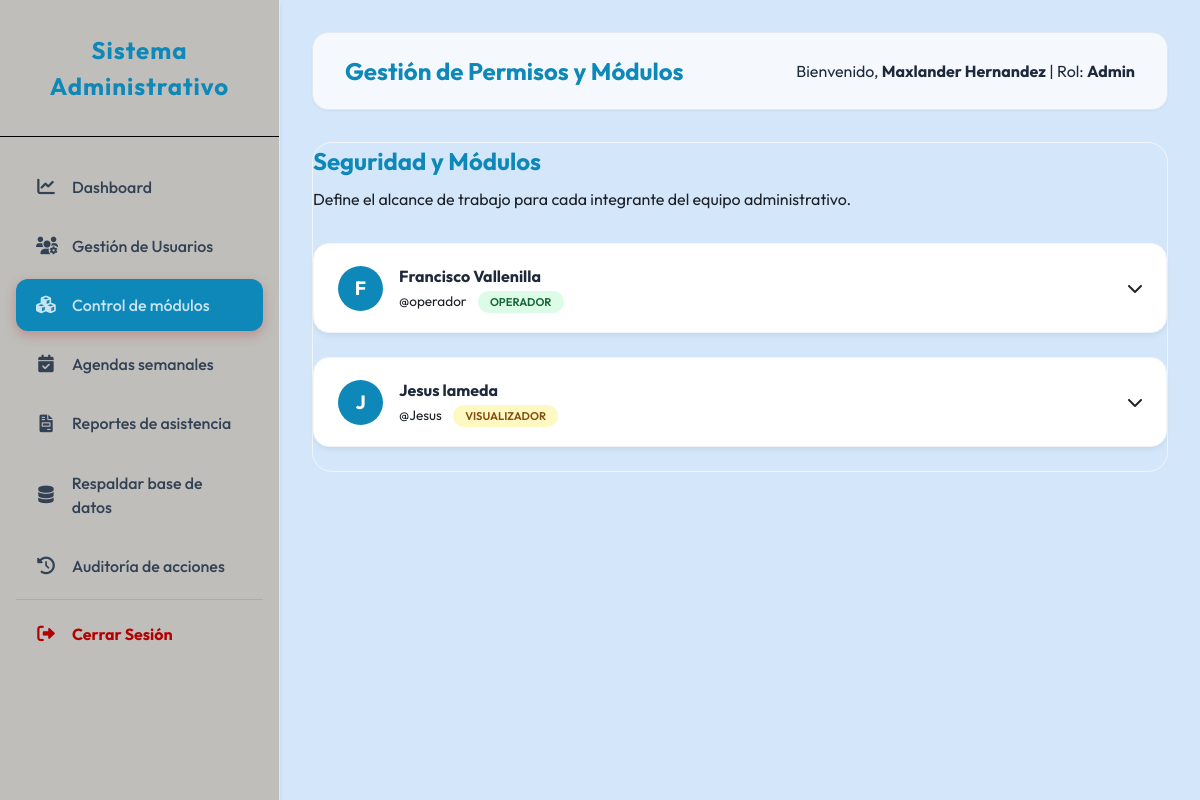
Screenshot of /admin/modulos.php (signed in) with the database file from the repository.
### tables this page shows
CREATE TABLE `usuarios` (
  `ID_USUARIO` int(11) NOT NULL AUTO_INCREMENT,
  `NOMBRE_COMPLETO` varchar(100) NOT NULL,
  `CEDULA` varchar(20) NOT NULL,
  `TELEFONO` varchar(15) NOT NULL,
  `NOMBRE_USUARIO` varchar(50) NOT NULL,
  `CONTRASENA` varchar(255) NOT NULL,
  `NIVEL` enum('admin','operador','visualizador') DEFAULT 'operador',
  `ACTIVO` tinyint(1) DEFAULT 1,
  `TOKEN_RECUPERACION` varchar(255) DEFAULT NULL,
  `TOKEN_EXPIRA` datetime DEFAULT NULL,
  `ULTIMA_CONEXION` datetime DEFAULT NULL,
  `ULTIMA_ACTIVIDAD` datetime DEFAULT NULL,
  `CREADO_EN` timestamp NOT NULL DEFAULT current_timestamp(),
  PRIMARY KEY (`ID_USUARIO`),
  UNIQUE KEY `CEDULA` (`CEDULA`),
  UNIQUE KEY `NOMBRE_USUARIO` (`NOMBRE_USUARIO`)
);

### admin/modulos.php (the view, shortened to what this page needs)
<?php
require_once __DIR__ . '/../includes/layout_header.php';
require_once __DIR__ . '/../config/database.php';
$usuarios = $pdo->query("SELECT ID_USUARIO, NOMBRE_COMPLETO, NOMBRE_USUARIO, NIVEL, ULTIMA_ACTIVIDAD FROM USUARIOS WHERE NIVEL != 'admin' ORDER BY NOMBRE_COMPLETO ASC")->fetchAll();
?>
<div class="card" style="background: transparent; box-shadow: none; padding: 0;">
    <div style="margin-bottom: 2rem;">
        <h2 style="color: var(--primary-color); margin-bottom: 0.5rem;">Seguridad y Módulos</h2>
        <p style="color: var(--text-light);">Define el alcance de trabajo para cada integrante del equipo administrativo.</p>
    </div>
    <?php foreach ($usuarios as $u):
        $initials = substr($u['NOMBRE_COMPLETO'], 0, 1);
        $role_color = ($u['NIVEL'] == 'operador') ? '#dcfce7' : '#fef9c3';
        $role_text = ($u['NIVEL'] == 'operador') ? '#166534' : '#854d0e';
    ?>
    <div class="user-access-card">
        <div class="card-header-access" onclick="toggleModuleGrid('grid_<?php echo $u['ID_USUARIO']; ?>')">
            <div class="user-info-box">
                <div class="user-avatar-circle"><?php echo $initials; ?></div>
                <div>
                    <h4 style="margin: 0;"><?php echo $u['NOMBRE_COMPLETO']; ?></h4>
                    <span style="color: var(--text-light); font-size: 0.85rem;">@<?php echo $u['NOMBRE_USUARIO']; ?></span>
                    <span class="badge-role" style="background: <?php echo $role_color; ?>; color: <?php echo $role_text; ?>; margin-left: 0.5rem;">
                        <?php echo $u['NIVEL']; ?>
                    </span>
                </div>
            </div>
            <div style="display: flex; align-items: center; gap: 1rem;">
                <i class="fas fa-chevron-down" style="color: var(--text-light);"></i>
            </div>
        </div>
    </div>
    <?php endforeach; ?>
</div>
<?php require_once __DIR__ . '/../includes/layout_footer.php'; ?>

### public/assets/css/style.css (style rules this page uses)
:root { --primary-color: #0d88b8; --secondary-color: #000000; --accent-blue: #5e74f0; --bg-color: #d4e7fafa; --sidebar-color: #add8ce; --sidebar-text: #334155; --text-main: #1e293b; --text-light: #1d2127; --white: #ffffffc4; --success: #00B300; --danger: #f18e96; --warning: #f59e0b; --shadow-sm: 0 1px 2px 0 rgba(0, 0, 0, 0.05); --shadow-md: 0 4px 6px -1px rgba(0, 0, 0, 0.1), 0 2px 4px -1px rgba(0, 0, 0, 0.06); --shadow-lg: 0 10px 15px -3px rgba(0, 0, 0, 0.1), 0 4px 6px -2px rgba(0, 0, 0, 0.05); }
* { margin: 0; padding: 0; box-sizing: border-box; }
body { font-family: 'Outfit', sans-serif; background-color: var(--bg-color); color: var(--text-main); line-height: 1.5; overflow-x: hidden; }
.card { background: var(--white); padding: 2rem; border-radius: 1.25rem; box-shadow: var(--shadow-md); margin-bottom: 2rem; border: 1px solid #f1f5f9; }

### admin/modulos.php (style rules this page uses)
.user-access-card { background: #fff; border-radius: 16px; box-shadow: 0 4px 6px -1px rgba(0,0,0,0.05), 0 2px 4px -1px rgba(0,0,0,0.03); margin-bottom: 1.5rem; border: 1px solid #f1f5f9; transition: transform 0.2s, box-shadow 0.2s; }
.card-header-access { padding: 1.25rem 1.5rem; display: flex; justify-content: space-between; align-items: center; cursor: pointer; }
.user-info-box { display: flex; align-items: center; gap: 1rem; }
.user-avatar-circle { width: 45px; height: 45px; background: var(--primary-color); color: white; border-radius: 50%; display: flex; align-items: center; justify-content: center; font-weight: 700; font-size: 1.2rem; text-transform: uppercase; }
.badge-role { padding: 0.25rem 0.75rem; border-radius: 9999px; font-size: 0.7rem; font-weight: 600; text-transform: uppercase; }

### rows the page displays
usuarios: NOMBRE_COMPLETO "F", NOMBRE_COMPLETO "Francisco Vallenilla", NOMBRE_USUARIO "operador", NIVEL "OPERADOR"
usuarios: NOMBRE_COMPLETO "J", NOMBRE_COMPLETO "Jesus lameda", NOMBRE_USUARIO "Jesus", NIVEL "VISUALIZADOR"

### other values shown
$title "Gestión de Permisos y Módulos"
$_SESSION['user_name'] "Maxlander Hernandez"
$user_level "Admin"
